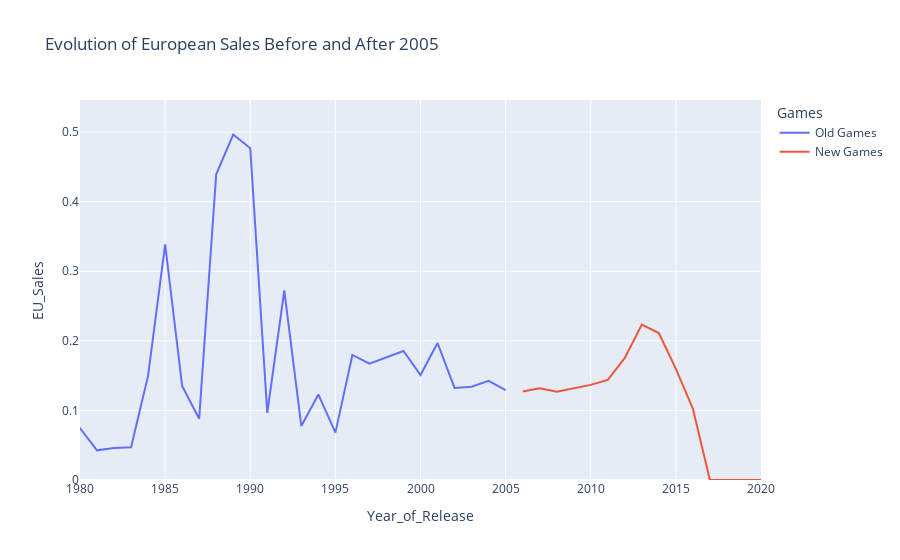

Notebook cell for this chart:
### Code cell
import plotly_express as px
old_games=data[data["Year_of_Release"] <=2005]
new_games=data[data["Year_of_Release"]>2005]

mean_eu_sales_old=old_games.groupby('Year_of_Release')['EU_Sales'].mean().reset_index()
mean_eu_sales_new=new_games.groupby('Year_of_Release')['EU_Sales'].mean().reset_index()

sales_data= pd.concat([ mean_eu_sales_old.assign(Games='Old Games'), mean_eu_sales_new.assign(Games='New Games')])

fig = px.line(sales_data, 
              x= 'Year_of_Release', 
              y= 'EU_Sales', 
              color= 'Games',
              title='Evolution of European Sales Before and After 2005',
              labels= {'Year_of_Release': 'Year_of_Release','EU Sales': 'European Sales' },
                range_x= [1980,2020], 
                range_y= [0,sales_data['EU_Sales'].max() *1.1]) 
fig.show()

### Figure 1 — Plotly figure (JSON) as saved in the notebook; plotly's stock layout.template omitted (floating-point values rounded to 4 significant figures)
{"data": [{"hovertemplate": "Games=Old Games<br>Year_of_Release=%{x}<br>EU_Sales=%{y}<extra></extra>", "legendgroup": "Old Games", "line": {"color": "#636efa", "dash": "solid"}, "marker": {"symbol": "circle"}, "mode": "lines", "name": "Old Games", "orientation": "v", "showlegend": true, "type": "scatter", "x": [0, 1980, 1981, 1982, 1983, 1984, 1985, 1986, 1987, 1988, 1989, 1990, 1991, 1992, 1993, 1994, 1995, 1996, 1997, 1998, 1999, 2000, 2001, 2002, 2003, 2004, 2005], "xaxis": "x", "y": [0.08992, 0.07444, 0.04261, 0.04583, 0.04706, 0.15, 0.3386, 0.1352, 0.08812, 0.4393, 0.4965, 0.4769, 0.09634, 0.2723, 0.0775, 0.123, 0.06804, 0.1797, 0.1672, 0.1765, 0.1854, 0.1508, 0.1969, 0.1324, 0.1339, 0.1425, 0.1293], "yaxis": "y"}, {"hovertemplate": "Games=New Games<br>Year_of_Release=%{x}<br>EU_Sales=%{y}<extra></extra>", "legendgroup": "New Games", "line": {"color": "#EF553B", "dash": "solid"}, "marker": {"symbol": "circle"}, "mode": "lines", "name": "New Games", "orientation": "v", "showlegend": true, "type": "scatter", "x": [2006, 2007, 2008, 2009, 2010, 2011, 2012, 2013, 2014, 2015, 2016, 2017, 2020], "xaxis": "x", "y": [0.1271, 0.1317, 0.1269, 0.1318, 0.1367, 0.1437, 0.1755, 0.2234, 0.2113, 0.1596, 0.1024, 0, 0], "yaxis": "y"}], "layout": {"autosize": true, "legend": {"title": {"text": "Games"}, "tracegroupgap": 0}, "title": {"text": "Evolution of European Sales Before and After 2005"}, "xaxis": {"anchor": "y", "domain": [0, 1], "range": [1980, 2020], "title": {"text": "Year_of_Release"}, "type": "linear"}, "yaxis": {"anchor": "x", "domain": [0, 1], "range": [0, 0.5461], "title": {"text": "EU_Sales"}, "type": "linear"}}}
